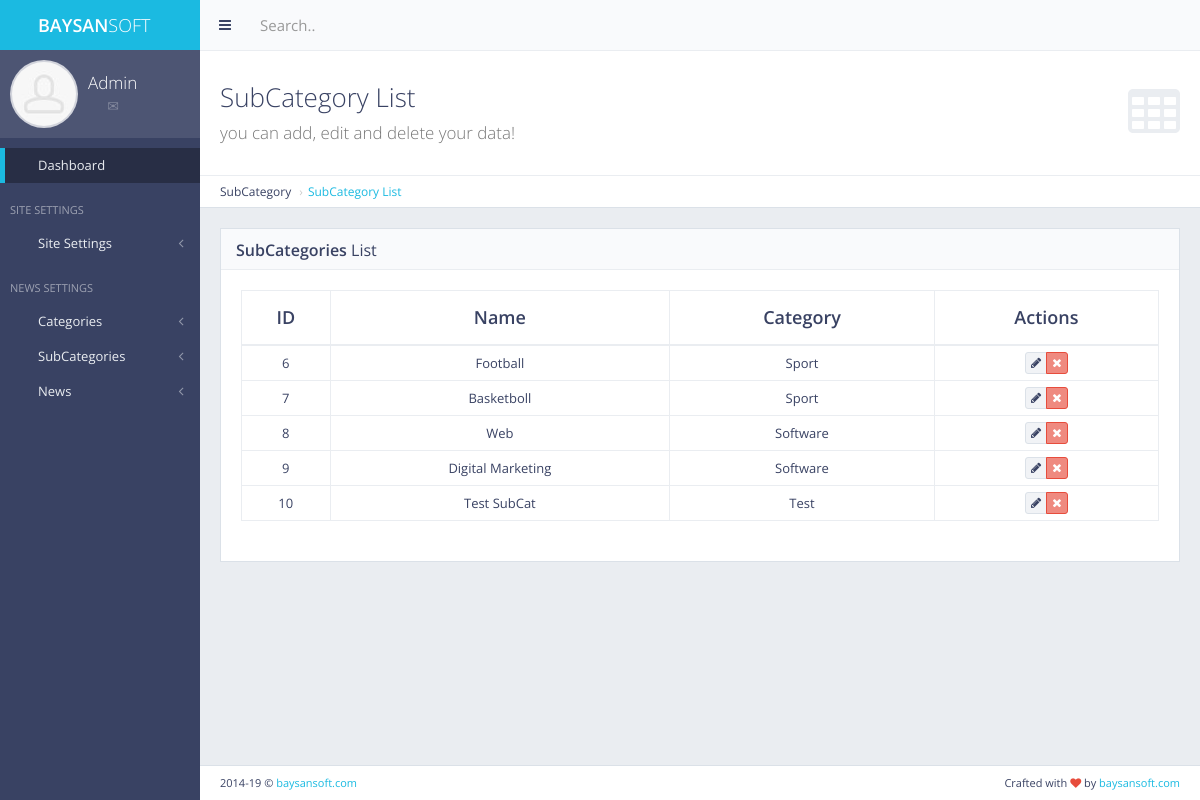
The page /panel/subcategory/list/ (signed in) on the database its author committed.
### subcategory/models.py (models this page shows, shortened)
class SubCategory(models.Model):
    name = models.CharField(max_length=255)
    category_name = models.CharField(max_length=255)
    category_id = models.IntegerField()
    class Meta:
        verbose_name = "SubCategory"
        verbose_name_plural = "SubCategories"

### panel/views.py (the view)
# urls.py: path('subcategory/list/', views.subcategory_list, name='subcategory_list'),
def subcategory_list(request):
    if not request.user.is_authenticated:  # eğer mevcut kullanıcı authenticate değilse
        return redirect('main:my_login')
    subcategories = SubCategory.objects.all()
    context = {
        'subcategories': subcategories
    }
    return render(request, 'back/subcategory_list.html', context=context)

### category/context_processor.py (called while the page is built)
def get_categories(request):  # template'a direkt veri yolluyor
    get_categories = Category.objects.all()
    return dict(
        get_categories=get_categories)  # get_categories diyerek direkt template'den çağırabiliriz. Sözlük olarak döndürür.

### main/context_processors.py (called while the page is built)
def get_site_settings(request):
    site = Main.objects.first()
    return dict(site_settings=site)

### news/context_processors.py (called while the page is built)
def get_last_news(request):
    get_last_news = News.objects.all().order_by('-date')[:3]
    return dict(get_last_news=get_last_news)

### subcategory/context_processors.py (called while the page is built)
def get_subcategories(request):
    get_subcategories = SubCategory.objects.all()
    return dict(get_subcategories=get_subcategories)

### templates/back/subcategory_list.html (shortened to what this page needs)
{% extends 'back/layout.html' %}
{% load static %}
{% block body %}
    <div class="content-header">
        <div class="header-section">
            <h1>
                <i class="fa fa-table"></i>SubCategory List<br><small>you can add, edit and delete your data!</small>
            </h1>
        </div>
    </div>
    <ul class="breadcrumb breadcrumb-top">
        <li>SubCategory</li>
        <li><a href="{% url 'panel:subcategory_list' %}">SubCategory List</a></li>
    </ul>
    <div class="block full">
        <div class="block-title">
            <h2><strong>SubCategories</strong> List</h2>
        </div>
        <div class="table-responsive">
            <table id="example-datatable" class="table table-vcenter table-condensed table-bordered">
                <thead>
                <tr>
                    <th class="text-center">ID</th>
                    <th class="text-center">Name</th>
                    <th class="text-center">Category</th>
                    <th class="text-center">Actions</th>
                </tr>
                </thead>
                <tbody>
                {% for cat in subcategories %}
                    <tr>
                        <td class="text-center">{{ cat.pk }}</td>
                        <td class="text-center">{{ cat.name }}</td>
                        <td class="text-center">{{ cat.category_name }}</td>
                        <td class="text-center">
                            <div class="btn-group">
                                <a href="" data-toggle="tooltip" title="Edit"
                                   class="btn btn-xs btn-default"><i class="fa fa-pencil"></i></a>
                                <a href="{% url 'panel:subcategory_delete' pk=cat.pk %}" data-toggle="tooltip"
                                   title="Delete"
                                   class="btn btn-xs btn-danger"><i class="fa fa-times"></i></a>
                            </div>
                        </td>
                    </tr>
                {% endfor %}
                </tbody>
            </table>
        </div>
    </div>
{% endblock body %}

### staticfiles/back/css/main.css (style rules this page uses)
body { font-family: "Open Sans", "Helvetica Neue", Helvetica, Arial, sans-serif; color: #394263; font-size: 13px; background-color: #222222; }
.content-header { background-color: #ffffff; border-top: 1px solid #eaedf1; border-bottom: 1px solid #dbe1e8; }
.content-header h1, .content-header h2 { margin: 0; font-size: 26px; line-height: 32px; }
.header-section h1 i { font-size: 56px; float: right; margin: 2px 0 0 10px; color: #eaedf1; margin: 0 0 0 10px; line-height: 64px; }
.header-section { padding: 30px 10px; }
.content-header, .content-top { margin: -10px -5px 10px; }
.block { margin: 0 0 10px; padding: 20px 15px 1px; background-color: #ffffff; border: 1px solid #dbe1e8; }
.block.full { padding: 20px 15px; }
.block-title { margin: -20px -15px 20px; background-color: #f9fafc; border-bottom: 1px solid #eaedf1; }
.block-title h1, .block-title h2, .block-title h3, .block-title h4, .block-title h5, .block-title h6 { display: inline-block; font-size: 16px; line-height: 1.4; margin: 0; padding: 10px 16px 7px; font-weight: normal; }
.block-title h1, .block-title h2, .block-title h3 { padding-left: 15px; padding-right: 15px; }
h1, h2, h3, h4, h5, h6, .h1, .h2, .h3, .h4, .h5, .h6 { font-family: "Open Sans", "Helvetica Neue", Helvetica, Arial, sans-serif; font-weight: 300; }
h1 small, h2 small, h3 small, h4 small, h5 small, h6 small, .h1 small, .h2 small, .h3 small, .h4 small, .h5 small, .h6 small, h1 .small, h2 .small, h3 .small, h4 .small, h5 .small, h6 .small, .h1 .small, .h2 .small, .h3 .small, .h4 .small, .h5 .small, .h6 .small { font-weight: 300; color: #777777; }
h1, h2, h3 { margin-bottom: 15px; }
.text-primary, .text-primary:hover, a, a:hover, a:focus, a.text-primary, a.text-primary:hover, a.text-primary:focus { color: #1bbae1; }
b, strong { font-weight: 600; }
ul, ol { padding-left: 30px; }
.table.table-vcenter th, .table.table-vcenter td { vertical-align: middle; }
.table thead > tr > th { font-size: 18px; font-weight: 600; }
.table thead > tr > th, .table thead > tr > td, .table tfoot > tr > th, .table tfoot > tr > td { padding-top: 14px; padding-bottom: 14px; }
.table thead > tr > th, .table tbody > tr > th, .table tfoot > tr > th, .table thead > tr > td, .table tbody > tr > td, .table tfoot > tr > td, .table tbody + tbody, .table-bordered, .table-bordered > thead > tr > th, .table-bordered > tbody > tr > th, .table-bordered > tfoot > tr > th, .table-bordered > thead > tr > td, .table-bordered > tbody > tr > td, .table-bordered > tfoot > tr > td { border-color: #eaedf1; }
.breadcrumb { background-color: #ffffff; }
.breadcrumb-top { margin: -10px -5px 10px; padding: 7px 10px; border-top: 1px solid #eaedf1; border-bottom: 1px solid #dbe1e8; font-size: 12px; }
.content-header + .breadcrumb-top, .breadcrumb-top + .content-header { margin-top: -11px; }
.breadcrumb > li + li:before { content: "\203a"; }
.btn { margin: 1px 0; background-color: #ffffff; }
.btn-default { background-color: #f1f3f6; border-color: #dbe1e8; color: #394263; }
.btn-danger { background-color: #ef8a80; border-color: #e74c3c; color: #ffffff; }
p, .table, .alert, .carousel { margin-bottom: 20px; }
.navbar-form-custom .form-control, .navbar, .dropdown-menu, .tooltip-inner, .breadcrumb, .alert.alert-alt { border-radius: 0; }
@media screen and (min-width: 768px) { .header-section, .breadcrumb-top, .block, .block.full, .modal-body, #page-content + footer { padding-left: 20px; padding-right: 20px; } }
@media screen and (min-width: 768px) { .content-header, .content-top, .breadcrumb-top { margin: -20px -20px 20px; } }
@media screen and (min-width: 768px) { .content-header + .breadcrumb-top, .breadcrumb-top + .content-header { margin-top: -21px; } }
@media screen and (min-width: 768px) { .block, .widget { margin-bottom: 20px; } }
@media screen and (min-width: 768px) { .block-title, .block-top { margin-left: -20px; margin-right: -20px; } }

### rows shown on the page
SubCategory: pk "6", name "Football", category_name "Sport"
SubCategory: pk "7", name "Basketboll", category_name "Sport"
SubCategory: pk "8", name "Web", category_name "Software"
SubCategory: pk "9", name "Digital Marketing", category_name "Software"
SubCategory: pk "10", name "Test SubCat", category_name "Test"
